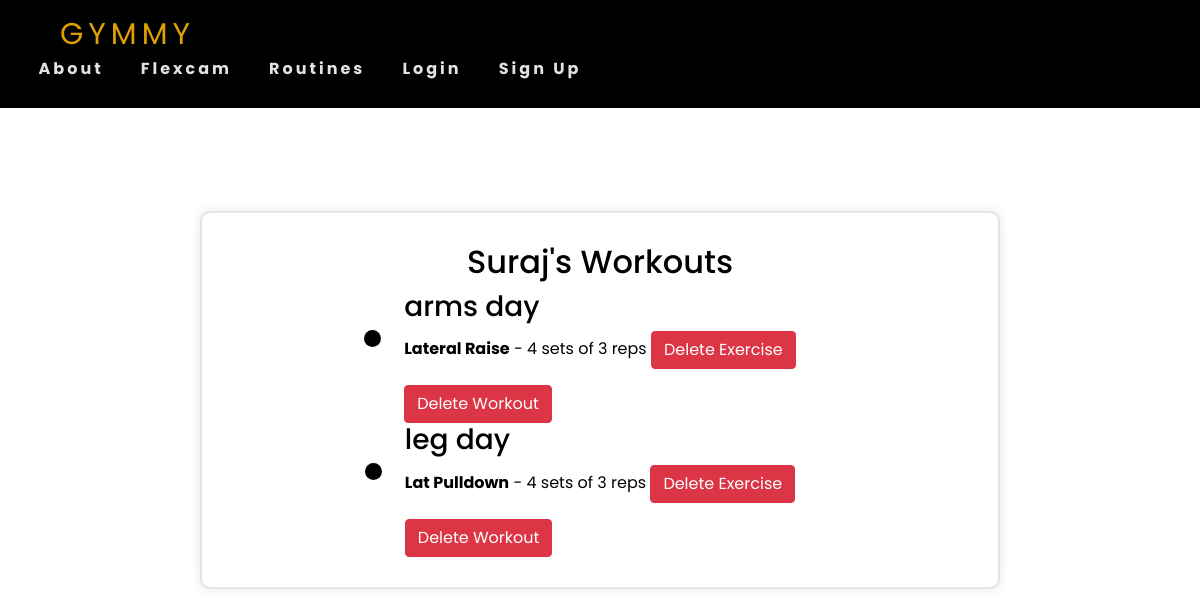
Screenshot of /my_workouts/Suraj/ with the database file from the repository.
### gymmy/models.py (models this page shows, shortened)
class Workout(models.Model):
    user = models.ForeignKey(User, on_delete=models.CASCADE, related_name='workouts')
    name = models.CharField(max_length=50)

class WorkoutExercise(models.Model):
    workout = models.ForeignKey(Workout, on_delete=models.CASCADE, related_name='exercises')
    routine = models.ForeignKey(Routines, on_delete=models.CASCADE)
    reps = models.PositiveIntegerField(default=1)
    sets = models.PositiveIntegerField(default=1)

class Routines(models.Model):
    routine = models.CharField(max_length=30)
    category = models.ForeignKey(Category, on_delete=models.CASCADE, default=1)
    description = models.CharField(max_length=500, default='', blank=True, null=True)
    image = models.ImageField(upload_to='uploads/routine/')
    favorites = models.ManyToManyField(User, related_name='favourite_routines', blank=True)
    class Meta:
        verbose_name_plural = 'routines'

### gymmy/views.py (the view)
# urls.py: path('my_workouts/', views.my_workouts, name='my_workouts'),
def my_workouts(request, username=None):
    if username:
        user = get_object_or_404(User, username=username)
    else:
        user = request.user
    workouts = Workout.objects.filter(user=user)
    return render(request, 'gymmy/my_workouts.html', {'workouts': workouts, 'profile_user': user})

### gymmy/templates/gymmy/my_workouts.html (shortened to what this page needs)
{% extends 'gymmy/base.html' %}
{% load static %}
{% block css %}<link rel="stylesheet" href="{% static 'css/profile.css' %}">{% endblock %}
{% block content %}
<div class="profile-container">
    <h2>{{ profile_user.username }}'s Workouts</h2>
    {% if workouts %}
        {% for workout in workouts %}
            <div class="workout">
                <h3>{{ workout.name }}</h3>
                <ul>
                    {% for exercise in workout.exercises.all %}
                        <li>
                            <strong>{{ exercise.routine.routine }}</strong> -
                            {{ exercise.sets }} sets of {{ exercise.reps }} reps
                            <form method="POST" action="{% url 'delete_exercise' exercise.id %}" style="display:inline;">
                                <button type="submit" class="btn btn-danger" onclick="return confirm('Are you sure you want to delete this workout?');">Delete Exercise</button>
                            </form>
                        </li>
                    {% empty %}
                        <li>No exercises added yet.</li>
                    {% endfor %}
                </ul>
                <form method="POST" action="{% url 'delete_workout' workout.id %}" style="display:inline;">
                    <button type="submit" class="btn btn-danger" onclick="return confirm('Are you sure you want to delete this workout?');">Delete Workout</button>
                </form>
            </div>
        {% endfor %}
    {% else %}
        <p>You have no workouts yet. Start adding exercises to create your workouts!</p>
    {% endif %}
</div>
{% endblock %}

### gymmy/static/css/base.css (style rules this page uses)
* { padding: 0; margin: 0; box-sizing: border-box; }
li::marker { font-size: 3em; line-height: .1; }

### gymmy/static/css/profile.css (style rules this page uses)
* { margin: 0; padding: 0; box-sizing: border-box; font-family: "Poppins", sans-serif; }
.profile-container { width: 100%; max-width: 800px; background: transparent; border: 2px solid rgba(136, 118, 118, 0.2); backdrop-filter: blur(15px); box-shadow: 0 0 10px rgba(136, 118, 118, 0.2); color: #000; border-radius: 10px; padding: 30px; display: flex; flex-direction: column; align-items: center; }

### rows the page displays
Workout: name "arms day"
WorkoutExercise: routine.routine "Lateral Raise", sets "4", reps "3"
Workout: name "leg day"
WorkoutExercise: routine.routine "Lat Pulldown", sets "4", reps "3"

### other values shown
{{ profile_user.username }} "Suraj"
